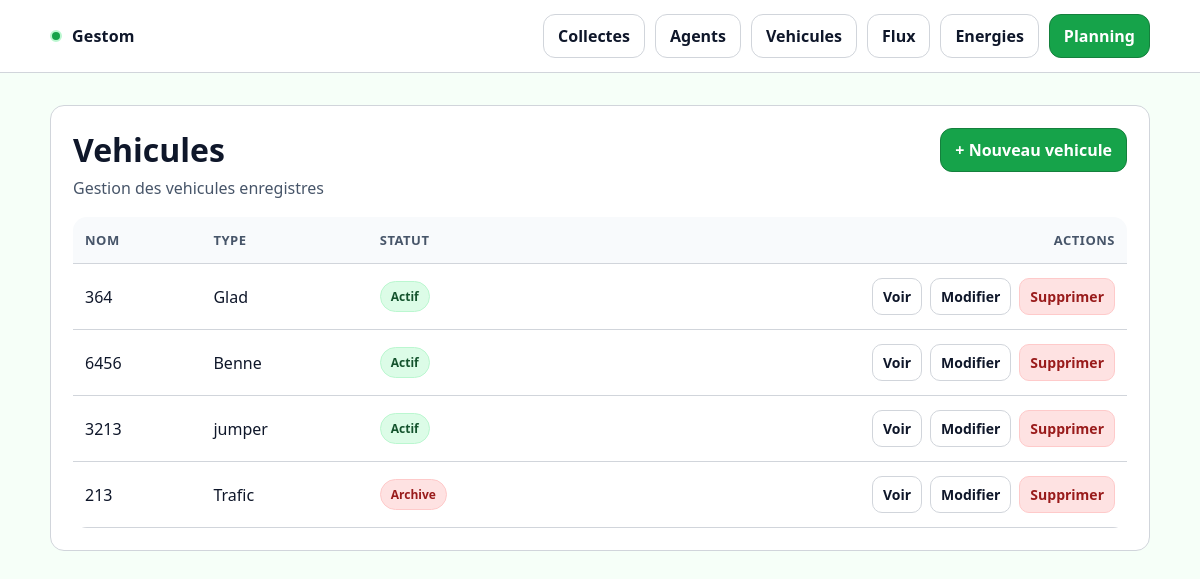
The page /vehicules/ on the database as committed earlier.
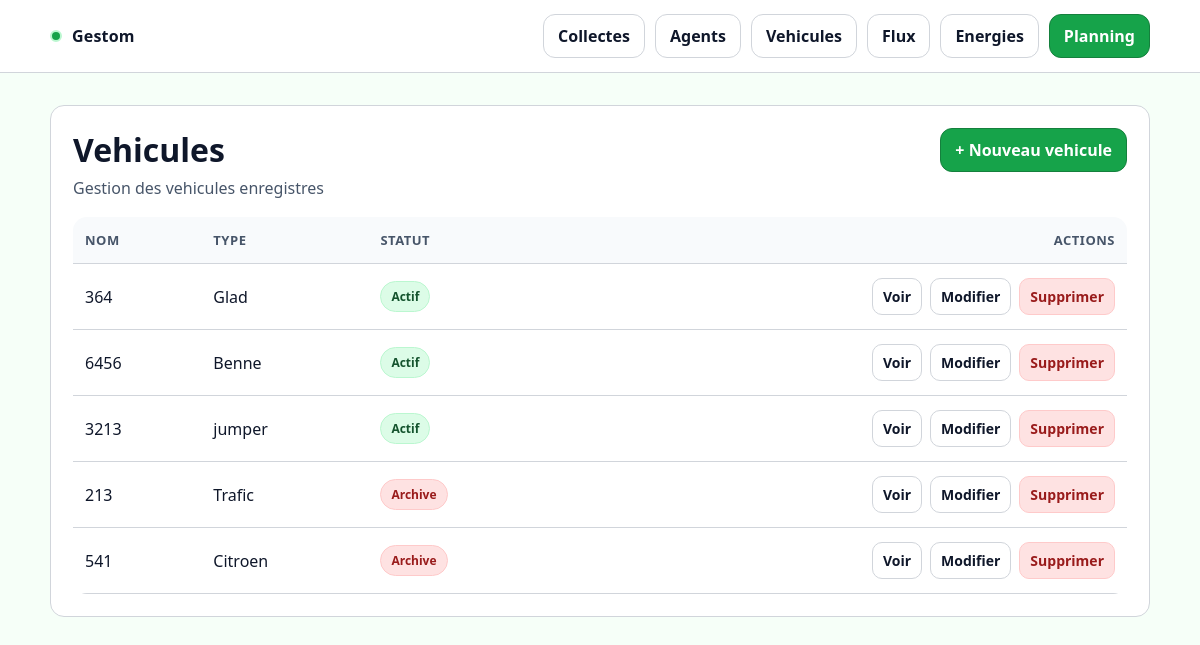
The same page on the database as committed later.
### core/models.py (models this page shows, shortened)
class Vehicule(models.Model):
    nom_vehicule = models.CharField(max_length=150)
    type = models.CharField(max_length=150)
    archive = models.BooleanField(default=False)
    date_creation = models.DateTimeField(auto_now_add=True)
    date_modification = models.DateTimeField(auto_now=True)

### core/views.py (the view)
# urls.py: path("vehicules/", VehiculeListView.as_view(), name="vehicule_list"),
class VehiculeListView(ListView):
    model = Vehicule
    template_name = "core/vehicule_list.html"
    context_object_name = "vehicules"

### core/templates/core/vehicule_list.html (shortened to what this page needs)
{% extends "core/base.html" %}
{% block content %}
<div class="card">
  <div class="card__pad">
    <div class="header">
      <div>
        <h1 class="h1">Vehicules</h1>
        <p class="sub">Gestion des vehicules enregistres</p>
      </div>
      <a href="{% url 'core:vehicule_create' %}" class="btn btn--primary">
        + Nouveau vehicule
      </a>
    </div>
    <div class="table-wrap">
      <table class="table">
        <thead>
          <tr>
            <th>Nom</th>
            <th>Type</th>
            <th>Statut</th>
            <th class="right">Actions</th>
          </tr>
        </thead>
        <tbody>
          {% for v in object_list %}
          <tr>
            <td>{{ v.nom_vehicule }}</td>
            <td>{{ v.type }}</td>
            <td>
              {% if v.archive %}
                <span class="badge badge--low">Archive</span>
              {% else %}
                <span class="badge badge--ok">Actif</span>
              {% endif %}
            </td>
            <td class="right">
              <div class="actions">
                <a href="{% url 'core:vehicule_detail' v.pk %}" class="btn btn--sm btn--ghost">Voir</a>
                <a href="{% url 'core:vehicule_update' v.pk %}" class="btn btn--sm btn--ghost">Modifier</a>
                <a href="{% url 'core:vehicule_delete' v.pk %}" class="btn btn--sm btn--danger">Supprimer</a>
              </div>
            </td>
          </tr>
          {% empty %}
          <tr>
            <td colspan="4" class="sub">Aucun vehicule enregistre</td>
          </tr>
          {% endfor %}
        </tbody>
      </table>
    </div>
  </div>
</div>
{% endblock %}

Rows that differ between the two databases and show on the page:
added Vehicule: nom_vehicule "541", type "Citroen", archive "Archive"
